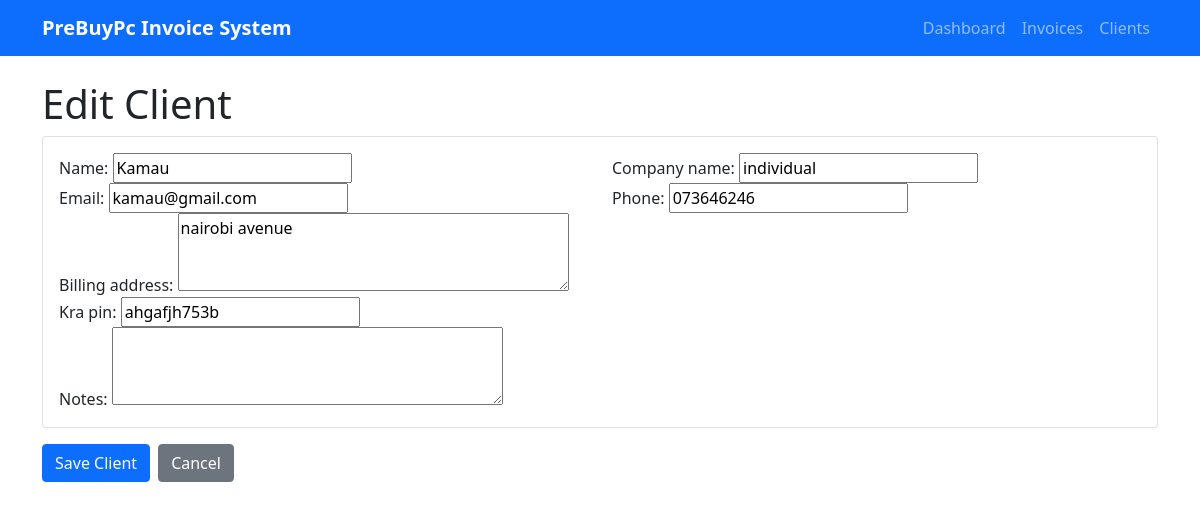
Page /clients/6/edit/ on the committed database.
### invoices/models.py (models this page shows, shortened)
class Client(models.Model):
    name = models.CharField(max_length=255)
    email = models.EmailField(blank=True)
    phone = models.CharField(max_length=20, blank=True)
    company_name = models.CharField(max_length=255, blank=True)
    billing_address = models.TextField(blank=True)
    kra_pin = models.CharField(max_length=20, blank=True)
    notes = models.TextField(blank=True)
    created_at = models.DateTimeField(auto_now_add=True)
    updated_at = models.DateTimeField(auto_now=True)
    class Meta:
        ordering = ['-created_at']

### invoices/views.py (the view)
# urls.py: path('clients/<int:pk>/edit/', views.client_edit, name='client_edit'),
def client_edit(request, pk):
    client = get_object_or_404(Client, pk=pk)
    if request.method == 'POST':
        form = ClientForm(request.POST, instance=client)
        if form.is_valid():
            client = form.save()
            messages.success(request, f'Client {client.name} updated successfully.')
            return redirect('invoices:client_list')
    else:
        form = ClientForm(instance=client)
    return render(request, 'invoices/client_form.html', {
        'form': form,
        'title': 'Edit Client',
        'client': client
    })

### invoices/forms.py
class ClientForm(forms.ModelForm):
    class Meta:
        model = Client
        fields = ['name', 'email', 'phone', 'company_name', 'billing_address', 'kra_pin', 'notes']
        widgets = {
            'billing_address': forms.Textarea(attrs={'rows': 3}),
            'notes': forms.Textarea(attrs={'rows': 3}),
        }

### invoices/templates/invoices/client_form.html (shortened to what this page needs)
{% extends 'invoices/base.html' %}
{% block content %}
<h1>{{ title }}</h1>
<form method="post">
    <div class="card">
        <div class="card-body">
            <div class="row">
                <div class="col-md-6">
                    {{ form.name.label_tag }}
                    {{ form.name }}
                </div>
                <div class="col-md-6">
                    {{ form.company_name.label_tag }}
                    {{ form.company_name }}
                </div>
            </div>
            <div class="row">
                <div class="col-md-6">
                    {{ form.email.label_tag }}
                    {{ form.email }}
                </div>
                <div class="col-md-6">
                    {{ form.phone.label_tag }}
                    {{ form.phone }}
                </div>
            </div>
            <div class="row">
                <div class="col-12">
                    {{ form.billing_address.label_tag }}
                    {{ form.billing_address }}
                </div>
            </div>
            <div class="row">
                <div class="col-md-6">
                    {{ form.kra_pin.label_tag }}
                    {{ form.kra_pin }}
                </div>
                <div class="col-md-6">
                </div>
            </div>
            <div class="row">
                <div class="col-12">
                    {{ form.notes.label_tag }}
                    {{ form.notes }}
                </div>
            </div>
        </div>
    </div>
    <div class="d-flex gap-2 mt-3">
        <button type="submit" class="btn btn-primary">Save Client</button>
        <a href="{% url 'invoices:client_list' %}" class="btn btn-secondary">Cancel</a>
    </div>
</form>
{% endblock %}

### rows in the picture
Client: name "Kamau", company_name "individual", email "kamau@gmail.com", phone "073646246", billing_address "nairobi avenue", kra_pin "ahgafjh753b"

### other values in the picture
{{ title }} "Edit Client"
